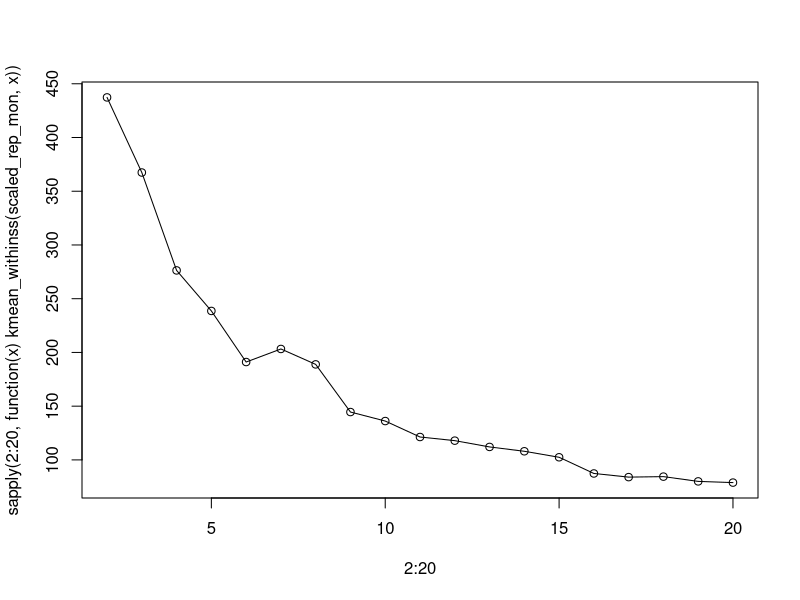
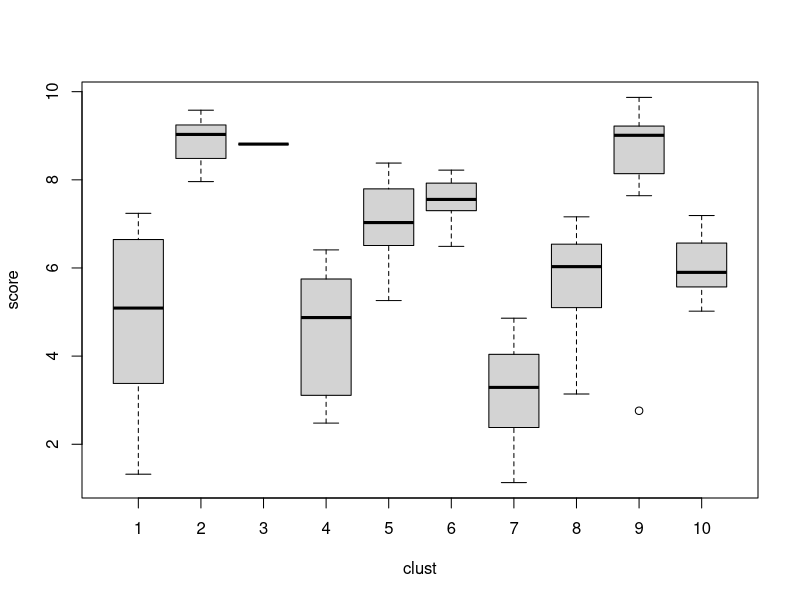

These figures' R source, in order: (Note: this script raises an error after producing the figures.)
library(tidyverse)

library(readr)

rep_mon <- data.table::fread("data/rep_mon.csv",dec = ",")

vars_clust <- c("score", "const_form", "int_dollars", "gini_index", "score_ief")

scaled_rep_mon <- rep_mon %>% 
  select(all_of(vars_clust)) %>% 
  mutate(const_form = as.numeric(factor(const_form))) %>% 
  mutate_if(is.numeric, ~ as.numeric(scale(.)))

km_clust <- kmeans(scaled_rep_mon, centers = 4)

res <- tibble(clust = km_clust$cluster) %>% 
  bind_cols(rep_mon)


kmean_withinss <- function(in_data, k) {
  cluster <- kmeans(in_data, k)
  return (cluster$tot.withinss)
}

plot(2:20, sapply(2:20, function(x) kmean_withinss(scaled_rep_mon, x)),
     type = "o")

km_clust <- kmeans(scaled_rep_mon, centers = 10)

res <- tibble(clust = km_clust$cluster) %>% 
  bind_cols(rep_mon)

res %>% select(clust, country) %>% filter(clust == 1) %>% as.data.frame()
res %>% select(clust, country) %>% filter(clust == 2) %>% as.data.frame()
res %>% select(clust, country) %>% filter(clust == 3) %>% as.data.frame()
res %>% select(clust, country) %>% filter(clust == 4) %>% as.data.frame()
res %>% select(clust, country) %>% filter(clust == 5) %>% as.data.frame()
res %>% select(clust, country) %>% filter(clust == 6) %>% as.data.frame()
res %>% select(clust, country) %>% filter(clust == 7) %>% as.data.frame()
res %>% select(clust, country) %>% filter(clust == 8) %>% as.data.frame()
res %>% select(clust, country) %>% filter(clust == 9) %>% as.data.frame()
res %>% select(clust, country) %>% filter(clust == 10) %>% as.data.frame()

boxplot(score ~ clust, res)
boxplot(const_form ~ clust, res)
boxplot(int_dollars ~ clust, res)
boxplot(gini_index ~ clust, res)

barplot(t(km_clust$centers), beside = TRUE,xlab="cluster", ylab="value")
legend("topleft", legend = colnames(km_clust$centers), bty = "n")

ggplot(data = km_clust$centers %>% 
         as.data.frame() %>% 
         mutate(clust = 1:nrow(km_clust$centers)), 
       mapping = aes(x = score, y = const_form)) +
  # geom_point() + 
  geom_text(aes(label = clust), hjust = 0, vjust = 0)

ggplot(data = km_clust$centers %>% 
         as.data.frame() %>% 
         mutate(clust = 1:nrow(km_clust$centers)), 
       mapping = aes(x = score, y = int_dollars)) +
  # geom_point() + 
  geom_text(aes(label = clust), hjust = 0, vjust = 0)

ggplot(data = km_clust$centers %>% 
         as.data.frame() %>% 
         mutate(clust = 1:nrow(km_clust$centers)), 
       mapping = aes(x = score, y = gini_index)) +
  # geom_point() + 
  geom_text(aes(label = clust), hjust = 0, vjust = 0)

ggplot(data = km_clust$centers %>% 
         as.data.frame() %>% 
         mutate(clust = 1:nrow(km_clust$centers)), 
       mapping = aes(x = const_form, y = int_dollars)) +
  # geom_point() + 
  geom_text(aes(label = clust), hjust = 0, vjust = 0)

ggplot(data = km_clust$centers %>% 
         as.data.frame() %>% 
         mutate(clust = 1:nrow(km_clust$centers)), 
       mapping = aes(x = const_form, y = gini_index)) +
  # geom_point() + 
  geom_text(aes(label = clust), hjust = 0, vjust = 0)

ggplot(data = km_clust$centers %>% 
         as.data.frame() %>% 
         mutate(clust = 1:nrow(km_clust$centers)), 
       mapping = aes(x = int_dollars, y = gini_index)) +
  # geom_point() + 
  geom_text(aes(label = clust), hjust = 0, vjust = 0)

##
ggplot(data = res, 
       mapping = aes(x = score, y = const_form, col = factor(clust))) +
  geom_text(aes(label = clust), hjust = 0, vjust = 0)
ggplot(data = res, 
       mapping = aes(x = score, y = int_dollars, col = factor(clust))) +
  geom_text(aes(label = clust), hjust = 0, vjust = 0)
ggplot(data = res, 
       mapping = aes(x = score, y = gini_index, col = factor(clust))) +
  geom_text(aes(label = clust), hjust = 0, vjust = 0)
ggplot(data = res, 
       mapping = aes(x = const_form, y = int_dollars, col = factor(clust))) +
  geom_text(aes(label = clust), hjust = 0, vjust = 0)
ggplot(data = res, 
       mapping = aes(x = const_form, y = gini_index, col = factor(clust))) +
  geom_text(aes(label = clust), hjust = 0, vjust = 0)
ggplot(data = res, 
       mapping = aes(x = int_dollars, y = gini_index, col = factor(clust))) +
  geom_text(aes(label = clust), hjust = 0, vjust = 0)


# hclust ------------------------------------------------------------------

d <- dist(scaled_rep_mon)
hc <- hclust(d)
clust <- cutree(hc, k = 10)

plot(hc, hang = -0.01, cex = 0.5)

rect.hclust(hc, k = 10 , border="red")

dt <- dist(t(scaled_rep_mon))
hcc <- hclust(dt)

heatmap(scaled_rep_mon %>% as.matrix(), 
        Rowv = as.dendrogram(hc), Colv = as.dendrogram(hcc))

# Bivariate ---------------------------------------------------------------

library(cluster)

clusplot(scaled_rep_mon, km_clust$cluster, color=TRUE, shade=TRUE)
clusplot(scaled_rep_mon, clust, color=TRUE, shade=TRUE)
